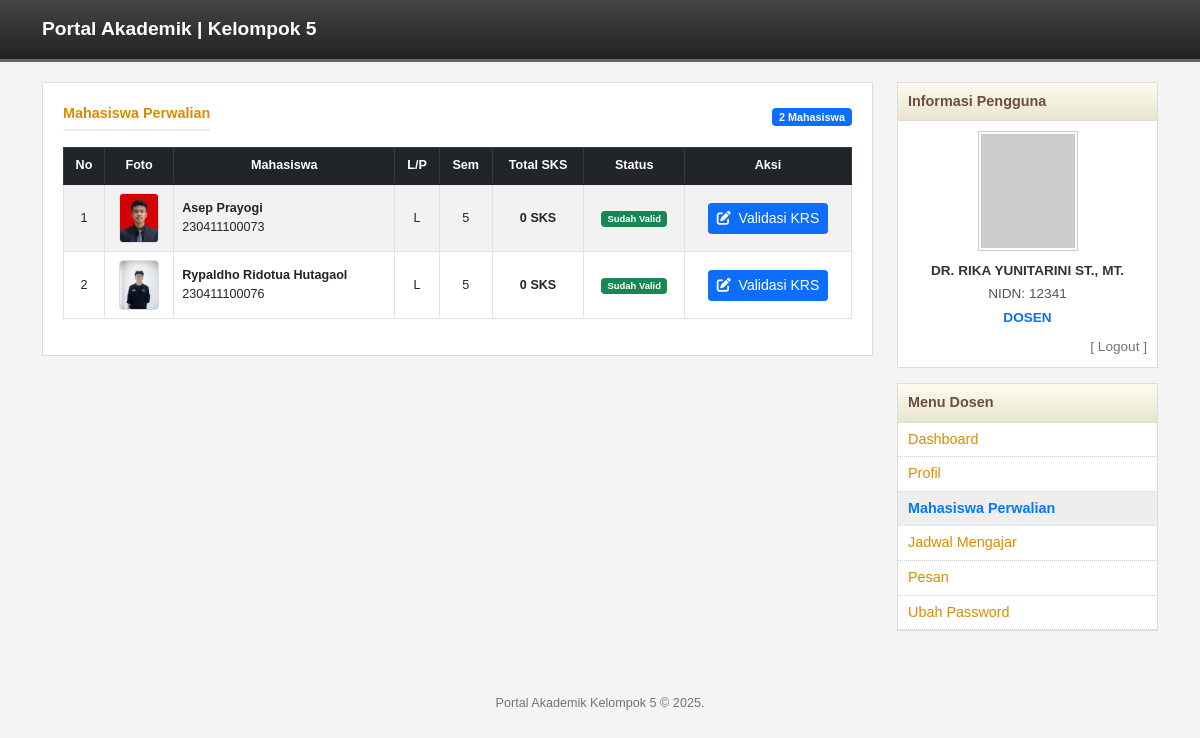
/dosen/perwalian.php (signed in), run on the app's committed database.
### tables this page shows
CREATE TABLE `mahasiswa` (
  `id` int(11) NOT NULL,
  `nim` varchar(20) NOT NULL,
  `nama` varchar(100) NOT NULL,
  `jenis_kelamin` enum('L','P') DEFAULT NULL,
  `password` varchar(255) NOT NULL,
  `email` varchar(100) DEFAULT NULL,
  `prodi` varchar(50) DEFAULT NULL,
  `semester` int(11) DEFAULT NULL,
  `dpa_id` int(11) DEFAULT NULL,
  `created_at` timestamp NULL DEFAULT current_timestamp(),
  `foto` varchar(255) DEFAULT NULL
);

### dosen/perwalian.php (the view, shortened to what this page needs)
<?php
require_once "../config/database.php";
$dosen_id = $_SESSION['user']['id'];
$query = "
    SELECT m.*, ps.nama_prodi,
           (SELECT COUNT(*) FROM krs_awal k WHERE k.mahasiswa_id = m.id AND k.status = 'terdaftar') as belum_validasi,
           (SELECT SUM(mk.sks)
            FROM krs_awal k
            JOIN kelas kl ON k.kelas_id = kl.id
            JOIN mata_kuliah mk ON kl.mata_kuliah_id = mk.id
            WHERE k.mahasiswa_id = m.id AND k.status IN ('terdaftar', 'disetujui')) as total_sks
    FROM mahasiswa m
    LEFT JOIN program_studi ps ON m.prodi = ps.nama_prodi
    WHERE m.dpa_id = ?
    ORDER BY m.nim ASC
";
$stmt = $pdo->prepare($query);
$stmt->execute([$dosen_id]);
$listMhs = $stmt->fetchAll();
?>
<!DOCTYPE html>
<html lang="id">
<head>
    <link href="https://cdn.jsdelivr.net/npm/bootstrap@5.1.3/dist/css/bootstrap.min.css" rel="stylesheet">
    <link rel="stylesheet" href="https://cdnjs.cloudflare.com/ajax/libs/font-awesome/6.0.0/css/all.min.css">
    <link rel="stylesheet" href="../assets/css/style.css">
</head>
<body>
<?php include "../header.php"; ?>
<div class="container">
    <div class="row">
        <div class="col-md-9">
            <div class="content-box">
                <div class="d-flex justify-content-between align-items-center mb-3">
                    <div class="msg-header mb-0">Mahasiswa Perwalian</div>
                    <span class="badge bg-primary"><?= count($listMhs) ?> Mahasiswa</span>
                </div>
                <div class="table-responsive">
                    <table class="table table-bordered table-striped table-hover small align-middle">
                        <thead class="table-dark">
                            <tr class="text-center">
                                <th>No</th>
                                <th>Foto</th>
                                <th>Mahasiswa</th>
                                <th>L/P</th>
                                <th>Sem</th>
                                <th>Total SKS</th>
                                <th>Status</th>
                                <th>Aksi</th>
                            </tr>
                        </thead>
                        <tbody>
                            <?php $no=1; foreach($listMhs as $row): ?>
                            <?php
                                $fotoUrl = (!empty($row['foto']) && file_exists("../assets/img/uploads/".$row['foto']))
                                    ? "../assets/img/uploads/".$row['foto']
                                    : "https://via.placeholder.com/40x50.png?text=FOTO";
                            ?>
                            <tr>
                                <td class="text-center"><?= $no++ ?></td>
                                <td class="text-center"><img src="<?= $fotoUrl ?>" class="table-foto"></td>
                                <td>
                                    <b><?= htmlspecialchars($row['nama']) ?></b><br>
                                    <?= htmlspecialchars($row['nim']) ?>
                                </td>
                                <td class="text-center"><?= htmlspecialchars($row['jenis_kelamin'] ?? '-') ?></td>
                                <td class="text-center"><?= htmlspecialchars($row['semester']) ?></td>
                                <td class="text-center fw-bold"><?= $row['total_sks'] ?? 0 ?> SKS</td>
                                <td class="text-center">
                                    <?php if($row['belum_validasi'] > 0): ?>
                                        <span class="badge bg-warning text-dark">Butuh Validasi</span>
                                    <?php else: ?>
                                        <span class="badge bg-success">Sudah Valid</span>
                                    <?php endif; ?>
                                </td>
                                <td class="text-center">
                                    <a href="validasi_krs.php?mhs_id=<?= $row['id'] ?>" class="btn btn-primary btn-sm">
                                        <i class="fas fa-edit me-1"></i> Validasi KRS
                                    </a>
                                </td>
                            </tr>
                            <?php endforeach; ?>
                        </tbody>
                    </table>
                </div>
            </div>
        </div>
        <div class="col-md-3">
            <?php
            if($_SESSION['user']['role'] == 'dosen_kaprodi') {
                include "sidebar.php";
            } else {
                include "sidebar.php";
            }
            ?>
        </div>
    </div>
</div>
<?php include "../footer.php"; ?>
</body>
</html>

### assets/css/style.css (style rules this page uses)
body { background-color: #f4f4f4; font-family: sans-serif; font-size: 0.9rem; }
.content-box { background: white; border: 1px solid #ddd; padding: 20px; margin-bottom: 20px; }
.msg-header { font-weight: bold; color: #d98c00; margin-bottom: 15px; border-bottom: 2px solid #eee; padding-bottom: 5px; }
.table-foto { width: 40px; height: 50px; object-fit: cover; border-radius: 4px; border: 1px solid #ddd; }

### dosen/perwalian.php (style rules this page uses)
.table-foto { width: 40px; height: 50px; object-fit: cover; border-radius: 4px; border: 1px solid #ddd; }

### data on the page
mahasiswa: foto (picture), nama "Asep Prayogi", nim "230411100073", jenis_kelamin "L", semester "5", total_sks "0"
mahasiswa: foto (picture), nama "Rypaldho Ridotua Hutagaol", nim "230411100076", jenis_kelamin "L", semester "5", total_sks "0"

### other printed values
count($listMhs) "2"
$nama "DR. RIKA YUNITARINI ST., MT."
$nidn "12341"
